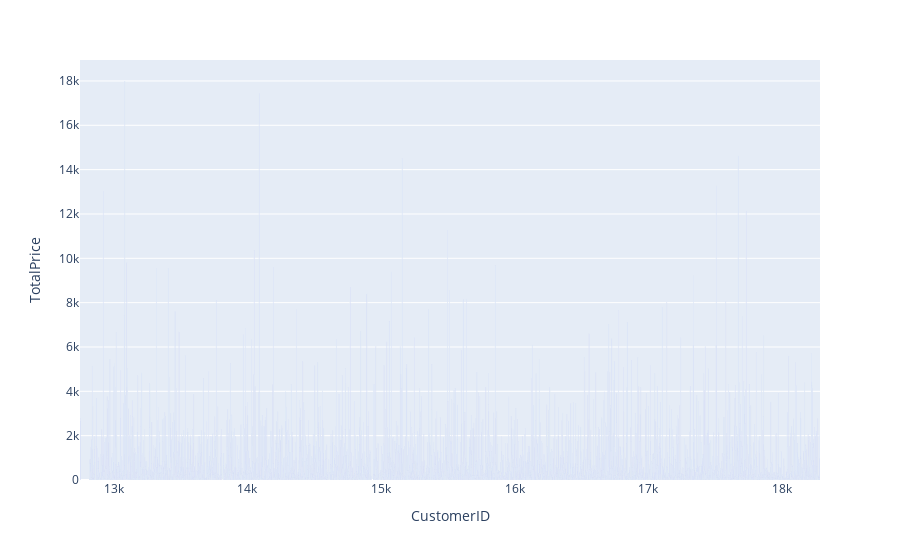

Write notebook code for a chart like this one.
### Code cell
# Depricting total spendings per customer
TotalCustomerSpending = df.groupby('CustomerID')['TotalPrice'].sum().reset_index()
TotalCustomerSpending = TotalCustomerSpending.sort_values('TotalPrice', ascending=False)

# Getting the top customer for a visible graph
px.bar(TotalCustomerSpending, x='CustomerID', y='TotalPrice')

### Figure 1 — Plotly figure (JSON) as saved in the notebook; plotly's stock layout.template omitted (floating-point values rounded to 4 significant figures; data arrays with more than 128 entries replaced by an {"elided": "..."} marker saying what was removed)
{"data": [{"alignmentgroup": "True", "hovertemplate": "CustomerID=%{x}<br>TotalPrice=%{y}<extra></extra>", "legendgroup": "", "marker": {"color": "#636efa", "pattern": {"shape": ""}}, "name": "", "offsetgroup": "", "orientation": "v", "showlegend": false, "textposition": "auto", "type": "bar", "x": {"elided": "3720 int values"}, "xaxis": "x", "y": {"elided": "3720 float values"}, "yaxis": "y"}], "layout": {"barmode": "relative", "legend": {"tracegroupgap": 0}, "margin": {"t": 60}, "xaxis": {"anchor": "y", "domain": [0, 1], "title": {"text": "CustomerID"}}, "yaxis": {"anchor": "x", "domain": [0, 1], "title": {"text": "TotalPrice"}}}}
